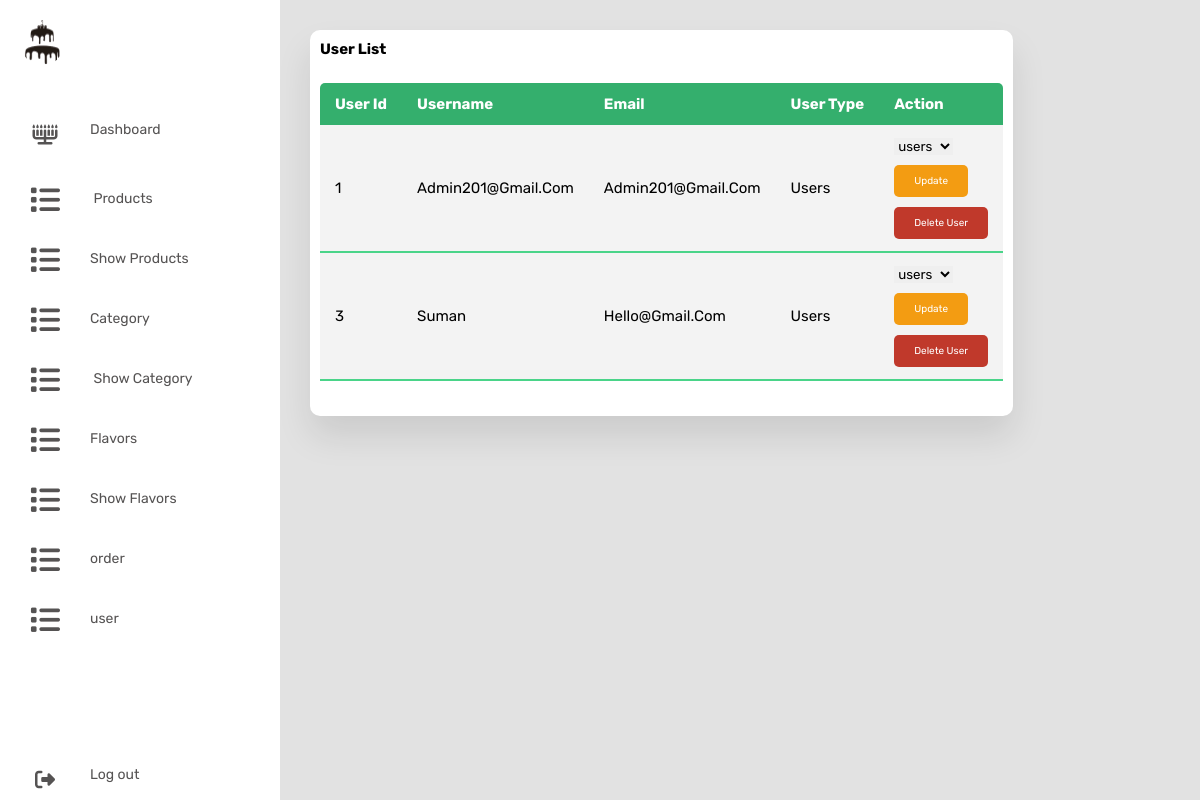
Screenshot of /admin/admin_users.php (signed in) with the database file from the repository.
### tables this page shows
CREATE TABLE `users` (
  `id` int(11) NOT NULL,
  `username` varchar(255) NOT NULL,
  `email` varchar(255) NOT NULL,
  `password` varchar(255) NOT NULL,
  `number` varchar(14) NOT NULL,
  `address` varchar(255) NOT NULL,
  `user_type` enum('users','admin') NOT NULL DEFAULT 'users'
);

### admin/admin_users.php (the view, shortened to what this page needs)
<?php
include 'admin_header.php';
?>
<section class="attendance" style="padding-left: 3rem;">
  <div class="attendance-list">
    <h1>user List</h1>
    <table class="table">
      <thead>
        <tr>
          <th> user id </th>
          <th>Username</th>
          <th> email </th>
          <th> user type </th>
          <th> Action</th>
        </tr>
        <?php
        $select_users = mysqli_query($conn, "SELECT * FROM `users`") or die('query failed');
        while ($fetch_users = mysqli_fetch_assoc($select_users)) {
        ?>
      <tbody>
        <td> <?php echo $fetch_users['id']; ?></td>
        <td> <?php echo $fetch_users['username']; ?></td>
        <td> <?php echo $fetch_users['email']; ?></td>
        <td><?php echo $fetch_users['user_type']; ?></td>
        <td>
          <form action="" method="post">
            <select name="update_user_type">
              <option value=""><?php echo $fetch_users['user_type']; ?></option>
              <option value="user">user</option><br>
            </select> <br>
            <input type="submit" value="update" name="update_users" class="option-btn">
          </form>
          <a href="admin_users.php?delete=<?php echo $fetch_users['id']; ?>" onclick="return confirm('delete this user?');" class="delete-btn">delete user</a>
        </td>
        </thead>
      <tbody>
      <?php
        };
      ?>
      </tbody>
    </table>
  </div>
</section>
</div>
</body>
</html>

### css/admins.css (style rules this page uses)
* { margin: 0; padding: 0; outline: none; border: none; text-decoration: none; box-sizing: border-box; font-family: "Poppins", sans-serif; }
:root { --purple:#4934cf98; --red:#c0392b; --orange:#f39c12; --black:#333; --white:#fff; --light-color:#666; --light-white:#ccc; --light-bg:#f5f5f5; --border:.1rem solid var(--black); --box-shadow:0 .5rem 1rem rgba(0,0,0,.1); }
* { font-family: 'Rubik', sans-serif; margin:0; padding:0; box-sizing: border-box; outline: none; border:none; text-decoration: none; transition:all .2s linear; }
html { font-size: 62.5%; overflow-x: hidden; }
body { background: rgb(226, 226, 226); }
a { position: relative; font-size: 14px; color: rgb(85, 83, 83); display: table; padding: 10px; }
.attendance { margin-top: 20px; text-transform: capitalize; }
.attendance-list { width: 100%; padding: 10px; margin-top: 10px; background: #fff; border-radius: 10px; box-shadow: 0 20px 35px rgba(0, 0, 0, 0.1); }
.table { border-collapse: collapse; margin: 25px 0; font-size: 15px; min-width: 100%; overflow: hidden; border-radius: 5px 5px 0 0; }
table thead tr { color: #fff; background: #34AF6D; text-align: left; font-weight: bold; }
.table th, .table td { padding: 12px 15px; }
.btn, .option-btn, .delete-btn, .white-btn { display: inline-block; margin-top: 1rem; padding:1rem 2rem; cursor: pointer; color:var(--white); font-size: 1rem; border-radius: .5rem; text-transform: capitalize; }
.option-btn { background-color: var(--orange); }
.delete-btn { background-color: var(--red); }

### rows the page displays
users: id "1", username "Admin201@gmail.com", email "Admin201@gmail.com", user_type "Users", update_user_type "users"
users: id "3", username "Suman", email "Hello@gmail.com", user_type "Users", update_user_type "users"
